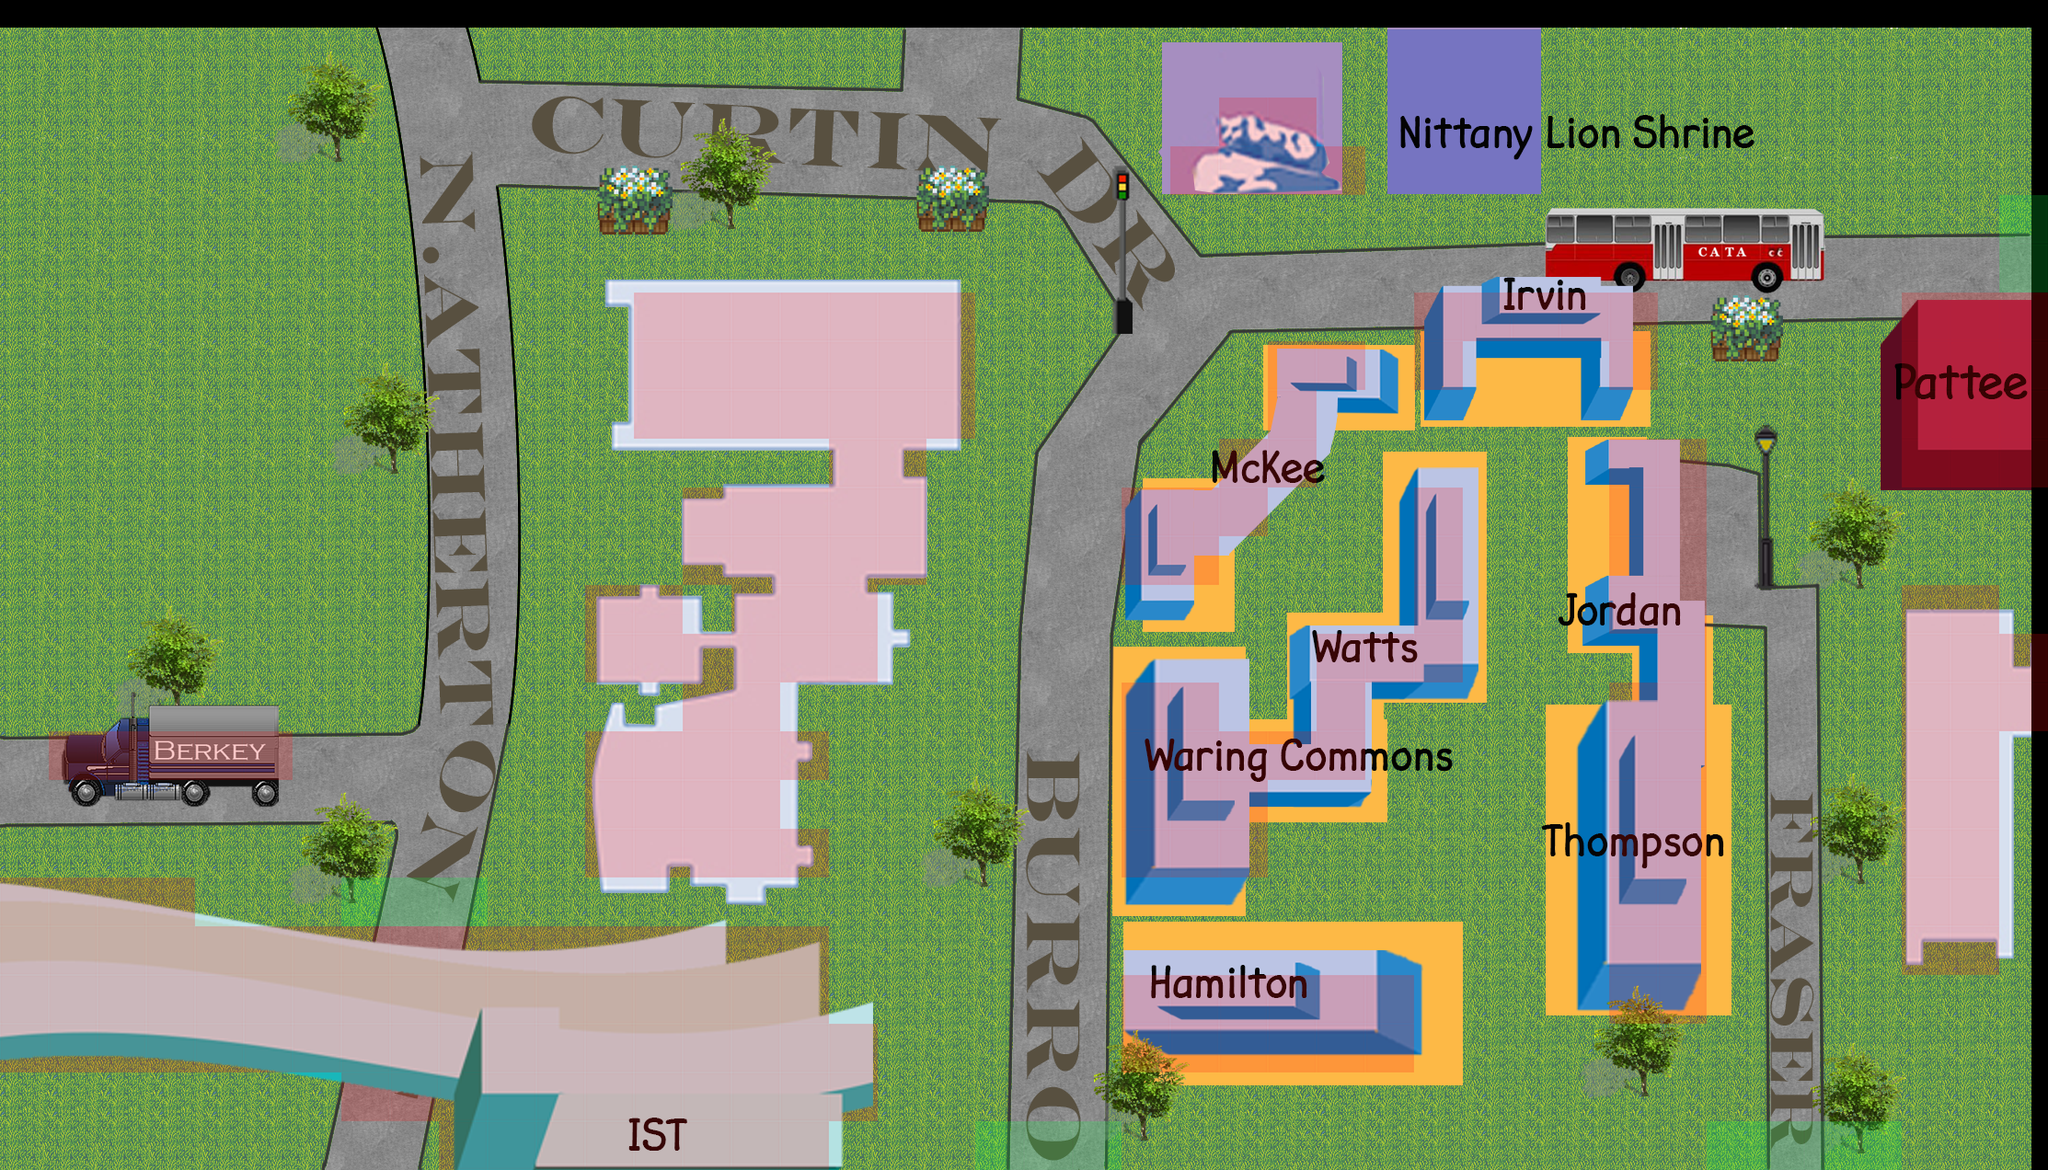

A 2D game scene composited from a Tiled map and its tileset images. What follows is a short description and the map's XML, with each tile layer's data collapsed to a summary:
An orthogonal 42x24 tile map with 53x53 px tiles, 2 tile layers (Tile Layer 1, building), 2 tilesets.

<map version="1.0" orientation="orthogonal" renderorder="right-down" width="42" height="24" tilewidth="53" tileheight="53" nextobjectid="1">
 <tileset firstgid="1" name="West" tilewidth="53" tileheight="53">
  <image source="West.png" width="2226" height="1272" />
 </tileset>
 <tileset firstgid="1009" name="meta_tiles" tilewidth="53" tileheight="53">
  <image source="meta_tiles.png" width="106" height="53" />
  <tile id="0">
   <properties>
    <property name="collision" value="false" />
   </properties>
  </tile>
  <tile id="1">
   <properties>
    <property name="collision" value="true" />
   </properties>
  </tile>
 </tileset>
 <layer name="Tile Layer 1" width="42" height="24">
  <data>[1008 cells, 1008 non-empty, 1008 distinct tile ids]</data>
 </layer>
 <layer name="building" width="42" height="24">
  <data>[1008 cells, 260 non-empty, 2 distinct tile ids]</data>
 </layer>
</map>
